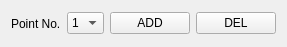
          <widget class="QWidget" name="horizontalLayoutWidget_5">
           <property name="geometry">
            <rect>
             <x>20</x>
             <y>290</y>
             <width>259</width>
             <height>27</height>
            </rect>
           </property>
           <layout class="QHBoxLayout" name="horizontalLayout_11">
            <item>
             <widget class="QLabel" name="DacPointPos">
              <property name="sizePolicy">
               <sizepolicy hsizetype="Preferred" vsizetype="Preferred">
                <horstretch>0</horstretch>
                <verstretch>0</verstretch>
               </sizepolicy>
              </property>
              <property name="minimumSize">
               <size>
                <width>50</width>
                <height>25</height>
               </size>
              </property>
              <property name="maximumSize">
               <size>
                <width>11111</width>
                <height>16777215</height>
               </size>
              </property>
              <property name="text">
               <string>Point No.:</string>
              </property>
             </widget>
            </item>
            <item>
             <widget class="QComboBox" name="ComCurvePointId">
              <item>
               <property name="text">
                <string>1</string>
               </property>
              </item>
              <item>
               <property name="text">
                <string>2</string>
               </property>
              </item>
              <item>
               <property name="text">
                <string>3</string>
               </property>
              </item>
              <item>
               <property name="text">
                <string>4</string>
               </property>
              </item>
              <item>
               <property name="text">
                <string>5</string>
               </property>
              </item>
             </widget>
            </item>
            <item>
             <widget class="QPushButton" name="BtnAddPoint">
              <property name="text">
               <string>ADD</string>
              </property>
             </widget>
            </item>
            <item>
             <widget class="QPushButton" name="BtnDelPoint">
              <property name="text">
               <string>DEL</string>
              </property>
             </widget>
            </item>
           </layout>
          </widget>
